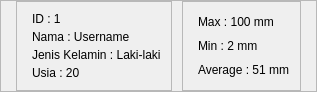
                  <widget class="QFrame" name="frame_graph_info">
                   <property name="maximumSize">
                    <size>
                     <width>16777215</width>
                     <height>80</height>
                    </size>
                   </property>
                   <property name="frameShape">
                    <enum>QFrame::StyledPanel</enum>
                   </property>
                   <property name="frameShadow">
                    <enum>QFrame::Raised</enum>
                   </property>
                   <layout class="QHBoxLayout" name="horizontalLayout_28">
                    <property name="spacing">
                     <number>10</number>
                    </property>
                    <property name="leftMargin">
                     <number>15</number>
                    </property>
                    <property name="topMargin">
                     <number>0</number>
                    </property>
                    <property name="rightMargin">
                     <number>15</number>
                    </property>
                    <property name="bottomMargin">
                     <number>0</number>
                    </property>
                    <item alignment="Qt::AlignVCenter">
                     <widget class="QFrame" name="frame_graph_inleft">
                      <property name="frameShape">
                       <enum>QFrame::StyledPanel</enum>
                      </property>
                      <property name="frameShadow">
                       <enum>QFrame::Raised</enum>
                      </property>
                      <layout class="QVBoxLayout" name="verticalLayout_20">
                       <property name="spacing">
                        <number>4</number>
                       </property>
                       <property name="leftMargin">
                        <number>15</number>
                       </property>
                       <property name="topMargin">
                        <number>10</number>
                       </property>
                       <property name="rightMargin">
                        <number>10</number>
                       </property>
                       <property name="bottomMargin">
                        <number>10</number>
                       </property>
                       <item>
                        <widget class="QLabel" name="label_graph_id">
                         <property name="text">
                          <string>ID : 1</string>
                         </property>
                        </widget>
                       </item>
                       <item>
                        <widget class="QLabel" name="label_graph_name">
                         <property name="text">
                          <string>Nama : Username</string>
                         </property>
                        </widget>
                       </item>
                       <item>
                        <widget class="QLabel" name="label_graph_gender">
                         <property name="text">
                          <string>Jenis Kelamin : Laki-laki</string>
                         </property>
                        </widget>
                       </item>
                       <item>
                        <widget class="QLabel" name="label_graph_umur">
                         <property name="text">
                          <string>Usia : 20</string>
                         </property>
                        </widget>
                       </item>
                      </layout>
                     </widget>
                    </item>
                    <item>
                     <widget class="QFrame" name="frame_graph_inright">
                      <property name="frameShape">
                       <enum>QFrame::StyledPanel</enum>
                      </property>
                      <property name="frameShadow">
                       <enum>QFrame::Raised</enum>
                      </property>
                      <layout class="QVBoxLayout" name="verticalLayout_21">
                       <property name="spacing">
                        <number>4</number>
                       </property>
                       <property name="leftMargin">
                        <number>15</number>
                       </property>
                       <property name="topMargin">
                        <number>10</number>
                       </property>
                       <property name="rightMargin">
                        <number>10</number>
                       </property>
                       <property name="bottomMargin">
                        <number>10</number>
                       </property>
                       <item>
                        <widget class="QLabel" name="label_graph_max">
                         <property name="text">
                          <string>Max : 100 mm</string>
                         </property>
                        </widget>
                       </item>
                       <item>
                        <widget class="QLabel" name="label_graph_min">
                         <property name="text">
                          <string>Min : 2 mm</string>
                         </property>
                        </widget>
                       </item>
                       <item>
                        <widget class="QLabel" name="label_graph_avg">
                         <property name="text">
                          <string>Average : 51 mm</string>
                         </property>
                        </widget>
                       </item>
                      </layout>
                     </widget>
                    </item>
                   </layout>
                  </widget>
